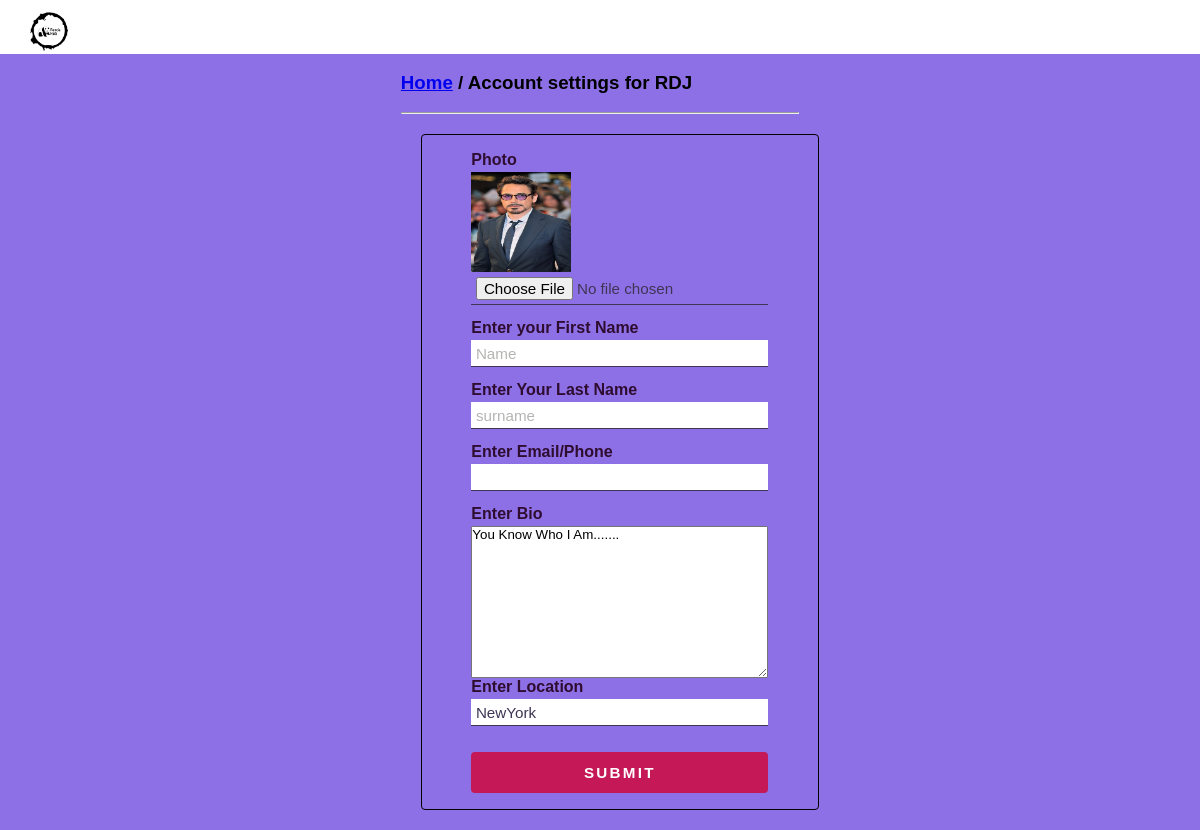
The app's page /settings (signed in) with its own data.
### core/models.py (models this page shows)
class Profile(models.Model):
    user = models.ForeignKey(User, on_delete=models.CASCADE)
    id_user = models.IntegerField()
    bio = models.TextField(blank=True)
    profileimg = models.ImageField(upload_to="profile_images", default="noimage.jpg")
    location = models.CharField(max_length=100, blank=True)

### core/views.py (the view, shortened to what this page needs)
# urls.py: path('settings', views.settings, name='settings.html'),
@login_required(login_url='signin.html')
def settings(request):
    user_profile = Profile.objects.get(user=request.user)
    return render(request, "settings.html", {'user_profile': user_profile})

### template/settings.html (shortened to what this page needs)
{% load static %}
<!DOCTYPE html>
<html lang="en">
<head>
    <link rel="stylesheet" href="{% static 'assets/settings.css' %}">
</head>
<body>
    <nav>
        <div class="nav">
            <img src="{%static 'img/logo.png' %}" class="brand-img" style="height: 43px;">
    </div>
    </nav>
    <div class="container">
    <form action="" method="post" enctype="multipart/form-data">
        <br>
        <h3> <a href="/">Home</a> / Account settings for <b>{{user.username}}</b></h3>
        <br>
        <hr>
        <div class="form">
            <label>Photo</label>
            <img width="100" height="100" src="{{user_profile.profileimg.url}}" alt="">
            <input type="file" name="image" value="">
            <label for="name">Enter your First Name</label>
            <input type="text" id="name" name="fname" placeholder="Name" pattern="[a-zA-Z]">
            <label for="surname">Enter Your Last Name</label>
            <input type="text" id="surname" name="lname" placeholder="surname">
            <label for="email">Enter Email/Phone</label>
            <input type="text" id="email" name="contact" value="{{user_profile.contact}}">
            <label for="bio">Enter Bio</label>
            <textarea name="bio" id="bio" cols="30" rows="10">{{user_profile.bio}}</textarea>
            <label for="location">Enter Location</label>
            <input type="text" id="location" name="location" value="{{user_profile.location}}">
            <button type="submit">Submit</button>
        </div>
    </form>
</div>
</body>
</html>

### static/assets/settings.css (style rules this page uses)
* { margin: 0; padding: 0; box-sizing: border-box; font-family: sans-serif, 'poppins'; }
body { background-color: #8e70e6; }
nav { background: white; height: 54px; }
.nav { display: flex; justify-content: space-between; align-items: center; padding: 10px 30px; }
.container { display: flex; justify-content: center; align-items: center; }
.form { border: 1px solid black; padding: 1em 3.1em; margin: 5%; width: 100%; display: flex; flex-direction: column; justify-content: center; border-radius: 4px; }
form label { display: block; margin-bottom: 0.2em; font-weight: 600; color: #2e0d30; }
form input { font-size: 0.95em; font-weight: 400; color: #3f3554; padding: 0.3em; border: none; border-bottom: 0.12em solid #3f3554; outline: none; }
form input::placeholder { color: #b4b5b3; }
form input:not(:last-child) { margin-bottom: 0.9em; }
form button { font-size: 0.95em; padding: 0.8em 0; border-radius: 4px; border: none; outline: none; background-color: #c41857; color: #fff; text-transform: uppercase; font-weight: 600; cursor: pointer; letter-spacing: 0.15em; margin-top: 0.8em; }

### records on screen
Profile: profileimg (picture), bio "You Know Who I Am.......", location "NewYork"

### other values on screen
{{ user.username }} "RDJ"
